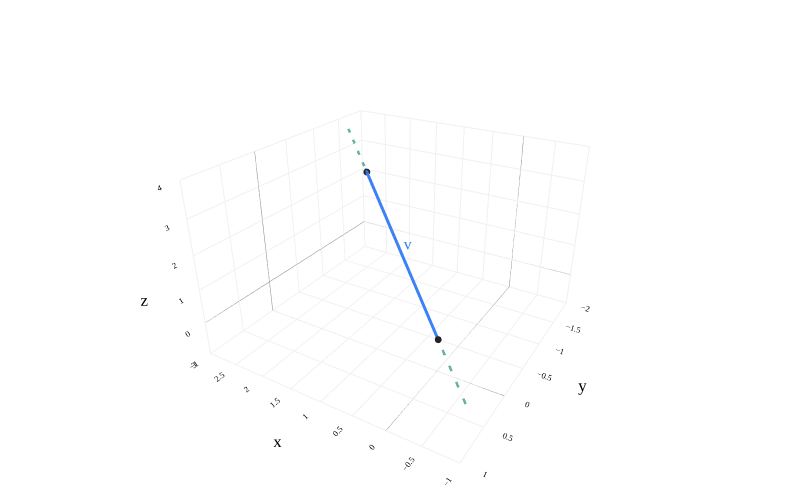

The notebook cell this image was saved under:
### Markdown cell above
There are infinitely many vectors in $\text{span}(\{{\color{#3d81f6} \begin{bmatrix} 1 \\ 2 \end{bmatrix}}\})$, including $\begin{bmatrix} 2 \\ 4 \end{bmatrix}$ and $\begin{bmatrix} -1 \\ -2 \end{bmatrix}$, and the <span style="color: #004d40; font-weight: bold;">line shown above</span> contains all of them.

As another example, consider $\color{#3d81f6} \vec v = \begin{bmatrix} 2 \\ -1 \\ 3 \end{bmatrix}$ in $\mathbb{R}^3$. The span of $\color{#3d81f6} \vec v$ is the line through the origin and $(2, -1, 3)$.

### Code cell
from utils import plot_vectors
import numpy as np
import plotly.graph_objects as go

v = (2, -1, 3)

# Create the line spanned by v (all scalar multiples)
t = np.linspace(-2, 2, 100)
line_x = t * v[0]
line_y = t * v[1]
line_z = t * v[2]

fig = plot_vectors([(v, "#3d81f6", r"v")], show_axis_labels=True, vdeltax=0.1)

# Add the line spanned by v to the 3D plot
fig.add_trace(
    go.Scatter3d(
        x=line_x,
        y=line_y,
        z=line_z,
        mode="lines",
        line=dict(color="rgba(0,77,64,0.6)", width=5, dash="dash"),
        showlegend=False,
        hoverinfo="skip"
    )
)

# Draw small points at (0, 0, 0) and the tip of v
fig.add_trace(
    go.Scatter3d(
        x=[0, v[0]],
        y=[0, v[1]],
        z=[0, v[2]],
        mode="markers",
        marker=dict(size=4, color=["#222", "#222"]),
        showlegend=False,
        hoverinfo="skip"
    )
)

fig.update_layout(
    scene_camera=dict(
        eye=dict(x=-1.2, y=2, z=1.2)
    ),
)

fig.show()

### Figure 1 — Plotly figure (JSON) as saved in the notebook; plotly's stock layout.template omitted (floating-point values rounded to 4 significant figures)
{"data": [{"hovertemplate": "(%{x}, %{y}, %{z})<extra></extra>", "line": {"color": "#3d81f6", "width": 6}, "mode": "lines", "showlegend": false, "type": "scatter3d", "x": [0, 2], "y": [0, -1], "z": [0, 3]}, {"colorscale": [[0, "#3d81f6"], [1, "#3d81f6"]], "hoverinfo": "skip", "showlegend": false, "showscale": false, "sizemode": "raw", "sizeref": 0.4, "type": "cone", "u": [0.2], "v": [-0.1], "w": [0.3], "x": [2], "y": [-1], "z": [3]}, {"hoverinfo": "skip", "mode": "text", "showlegend": false, "text": ["v"], "textfont": {"color": "#3d81f6", "family": "Palatino", "size": 16}, "textposition": "middle center", "type": "scatter3d", "x": [0.9776], "y": [-0.6342], "z": [1.5]}, {"hoverinfo": "skip", "line": {"color": "rgba(0,77,64,0.6)", "dash": "dash", "width": 5}, "mode": "lines", "showlegend": false, "type": "scatter3d", "x": [-4.0, -3.919, -3.838, -3.758, -3.677, -3.596, -3.515, -3.434, -3.354, -3.273, -3.192, -3.111, -3.03, -2.949, -2.869, -2.788, -2.707, -2.626, -2.545, -2.465, -2.384, -2.303, -2.222, -2.141, -2.061, -1.98, -1.899, -1.818, -1.737, -1.657, -1.576, -1.495, -1.414, -1.333, -1.253, -1.172, -1.091, -1.01, -0.9293, -0.8485, -0.7677, -0.6869, -0.6061, -0.5253, -0.4444, -0.3636, -0.2828, -0.202, -0.1212, -0.0404, 0.0404, 0.1212, 0.202, 0.2828, 0.3636, 0.4444, 0.5253, 0.6061, 0.6869, 0.7677, 0.8485, 0.9293, 1.01, 1.091, 1.172, 1.253, 1.333, 1.414, 1.495, 1.576, 1.657, 1.737, 1.818, 1.899, 1.98, 2.061, 2.141, 2.222, 2.303, 2.384, 2.465, 2.545, 2.626, 2.707, 2.788, 2.869, 2.949, 3.03, 3.111, 3.192, 3.273, 3.354, 3.434, 3.515, 3.596, 3.677, 3.758, 3.838, 3.919, 4.0], "y": [2.0, 1.96, 1.919, 1.879, 1.838, 1.798, 1.758, 1.717, 1.677, 1.636, 1.596, 1.556, 1.515, 1.475, 1.434, 1.394, 1.354, 1.313, 1.273, 1.232, 1.192, 1.152, 1.111, 1.071, 1.03, 0.9899, 0.9495, 0.9091, 0.8687, 0.8283, 0.7879, 0.7475, 0.7071, 0.6667, 0.6263, 0.5859, 0.5455, 0.5051, 0.4646, 0.4242, 0.3838, 0.3434, 0.303, 0.2626, 0.2222, 0.1818, 0.1414, 0.101, 0.06061, 0.0202, -0.0202, -0.06061, -0.101, -0.1414, -0.1818, -0.2222, -0.2626, -0.303, -0.3434, -0.3838, -0.4242, -0.4646, -0.5051, -0.5455, -0.5859, -0.6263, -0.6667, -0.7071, -0.7475, -0.7879, -0.8283, -0.8687, -0.9091, -0.9495, -0.9899, -1.03, -1.071, -1.111, -1.152, -1.192, -1.232, -1.273, -1.313, -1.354, -1.394, -1.434, -1.475, -1.515, -1.556, -1.596, -1.636, -1.677, -1.717, -1.758, -1.798, -1.838, -1.879, -1.919, -1.96, -2.0], "z": [-6.0, -5.879, -5.758, -5.636, -5.515, -5.394, -5.273, -5.152, -5.03, -4.909, -4.788, -4.667, -4.545, -4.424, -4.303, -4.182, -4.061, -3.939, -3.818, -3.697, -3.576, -3.455, -3.333, -3.212, -3.091, -2.97, -2.848, -2.727, -2.606, -2.485, -2.364, -2.242, -2.121, -2.0, -1.879, -1.758, -1.636, -1.515, -1.394, -1.273, -1.152, -1.03, -0.9091, -0.7879, -0.6667, -0.5455, -0.4242, -0.303, -0.1818, -0.06061, 0.06061, 0.1818, 0.303, 0.4242, 0.5455, 0.6667, 0.7879, 0.9091, 1.03, 1.152, 1.273, 1.394, 1.515, 1.636, 1.758, 1.879, 2.0, 2.121, 2.242, 2.364, 2.485, 2.606, 2.727, 2.848, 2.97, 3.091, 3.212, 3.333, 3.455, 3.576, 3.697, 3.818, 3.939, 4.061, 4.182, 4.303, 4.424, 4.545, 4.667, 4.788, 4.909, 5.03, 5.152, 5.273, 5.394, 5.515, 5.636, 5.758, 5.879, 6.0]}, {"hoverinfo": "skip", "marker": {"color": ["#222", "#222"], "size": 4}, "mode": "markers", "showlegend": false, "type": "scatter3d", "x": [0, 2], "y": [0, -1], "z": [0, 3]}], "layout": {"font": {"color": "black", "family": "Palatino", "size": 14}, "height": 500, "margin": {"b": 0, "l": 0, "r": 0, "t": 0}, "paper_bgcolor": "white", "plot_bgcolor": "white", "scene": {"aspectratio": {"x": 1.2, "y": 1.2, "z": 0.8}, "bgcolor": "white", "camera": {"eye": {"x": -1.2, "y": 2, "z": 1.2}}, "xaxis": {"backgroundcolor": "white", "gridcolor": "#f0f0f0", "range": [-1, 3], "showbackground": true, "tickfont": {"size": 10}, "title": {"text": "x"}, "zerolinecolor": "gray"}, "yaxis": {"backgroundcolor": "white", "gridcolor": "#f0f0f0", "range": [-2, 1], "showbackground": true, "tickfont": {"size": 10}, "title": {"text": "y"}, "zerolinecolor": "gray"}, "zaxis": {"backgroundcolor": "white", "gridcolor": "#f0f0f0", "range": [-1, 4], "showbackground": true, "tickfont": {"size": 10}, "title": {"text": "z"}, "zerolinecolor": "gray"}}, "width": 800}}
